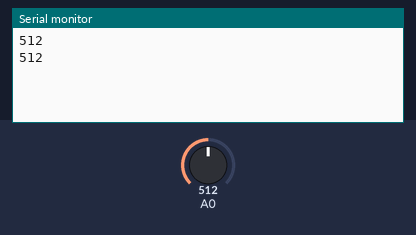
The program below on a simulated Arduino Uno, built with avr-gcc and run on an emulated ATmega328P. Shown: the last lines printed to the serial monitor. The test bench sets the inputs (shaded band); at power-on: A0 = 512.

Above: at 1.2 s.
1.3 s: A0 set to 716
At 2.6 s:
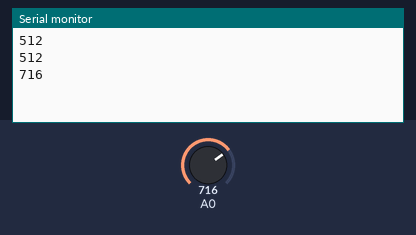
2.8 s: A0 set to 900
At 3.8 s:
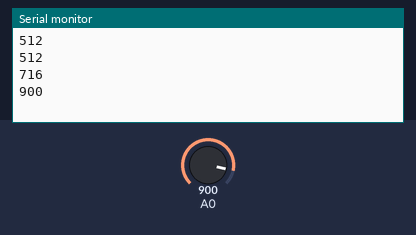
Timing chart, 0 to 5.8 s (numbered marks = the images above; inputs shaded):
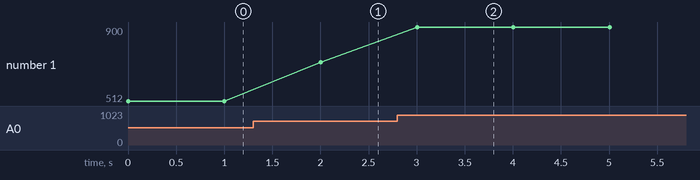

The program:

main.cpp
```cpp
// @NAME@ (static_check template): code that passes cppcheck and clang-tidy (the `clean` gate).
// No system headers in the analysed part (see platformio.ini): compiler built-in type macros instead.
using size_t = decltype(sizeof 0);
using uint16_t = __UINT16_TYPE__;
using uint32_t = __UINT32_TYPE__;

static uint16_t average(const uint16_t *samples, size_t count) {
    if (samples == nullptr || count == 0) return 0;
    uint32_t sum = 0;
    for (size_t i = 0; i < count; i++) sum += samples[i];
    return (uint16_t)(sum / count);
}

#ifdef ARDUINO
#include <Arduino.h>
void setup() { Serial.begin(115200); }
void loop() {
    uint16_t samples[8];
    for (size_t i = 0; i < 8; i++) samples[i] = (uint16_t)analogRead(A0);
    Serial.println(average(samples, 8));
    delay(1000);
}
#else
int main() {
    const uint16_t samples[4] = {10, 20, 30, 40};
    return average(samples, 4) == 25 ? 0 : 1;
}
#endif
```

Measured:
- after the input at 1.3 s, the serial monitor: prints a new line after 0.70 s (image 1)
- after the input at 2.8 s, the serial monitor: prints a new line after 0.20 s (image 2)
- plotted number 1: 512 → 716 after the input at 1.3 s, 716 → 900 after the input at 2.8 s
